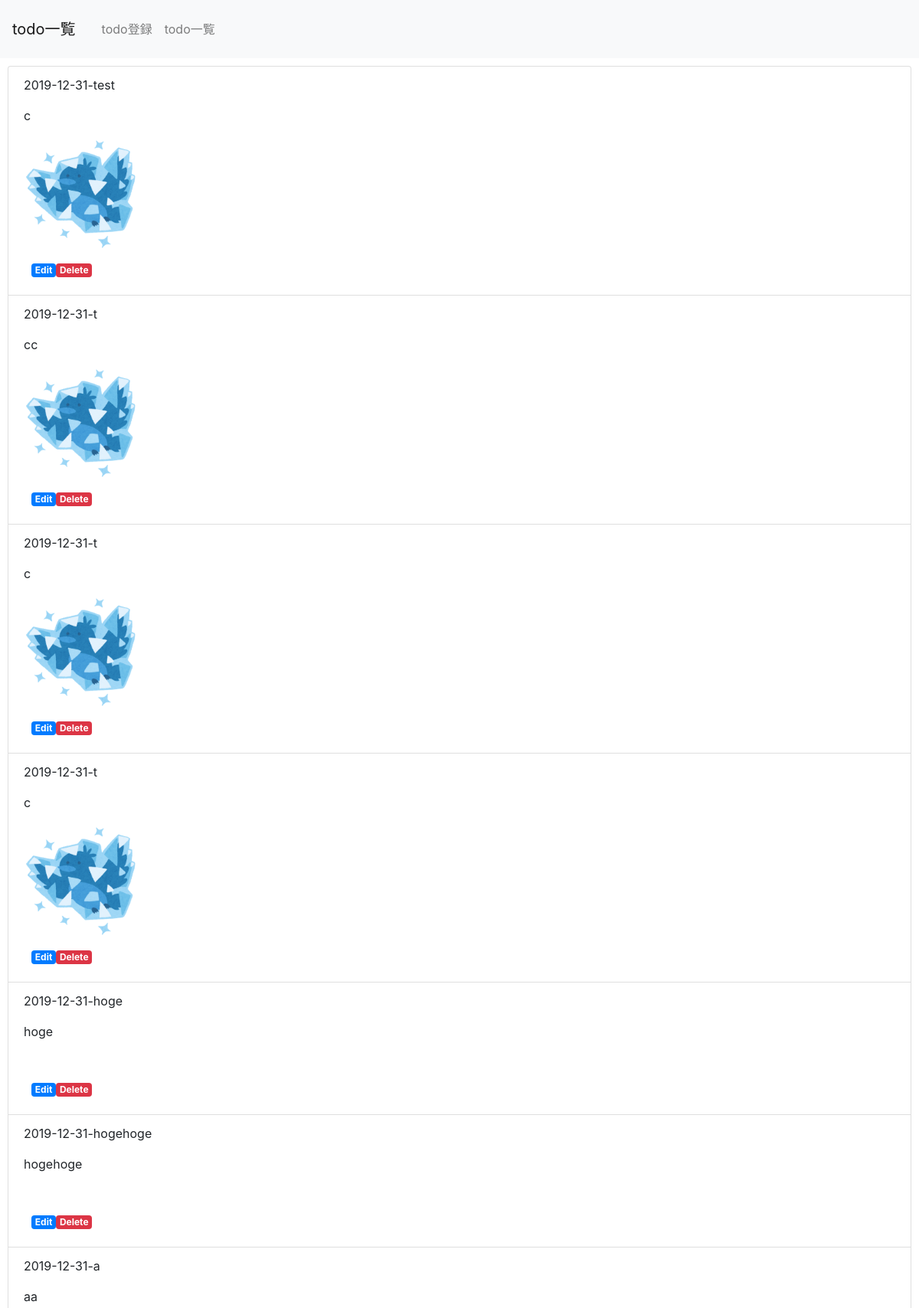
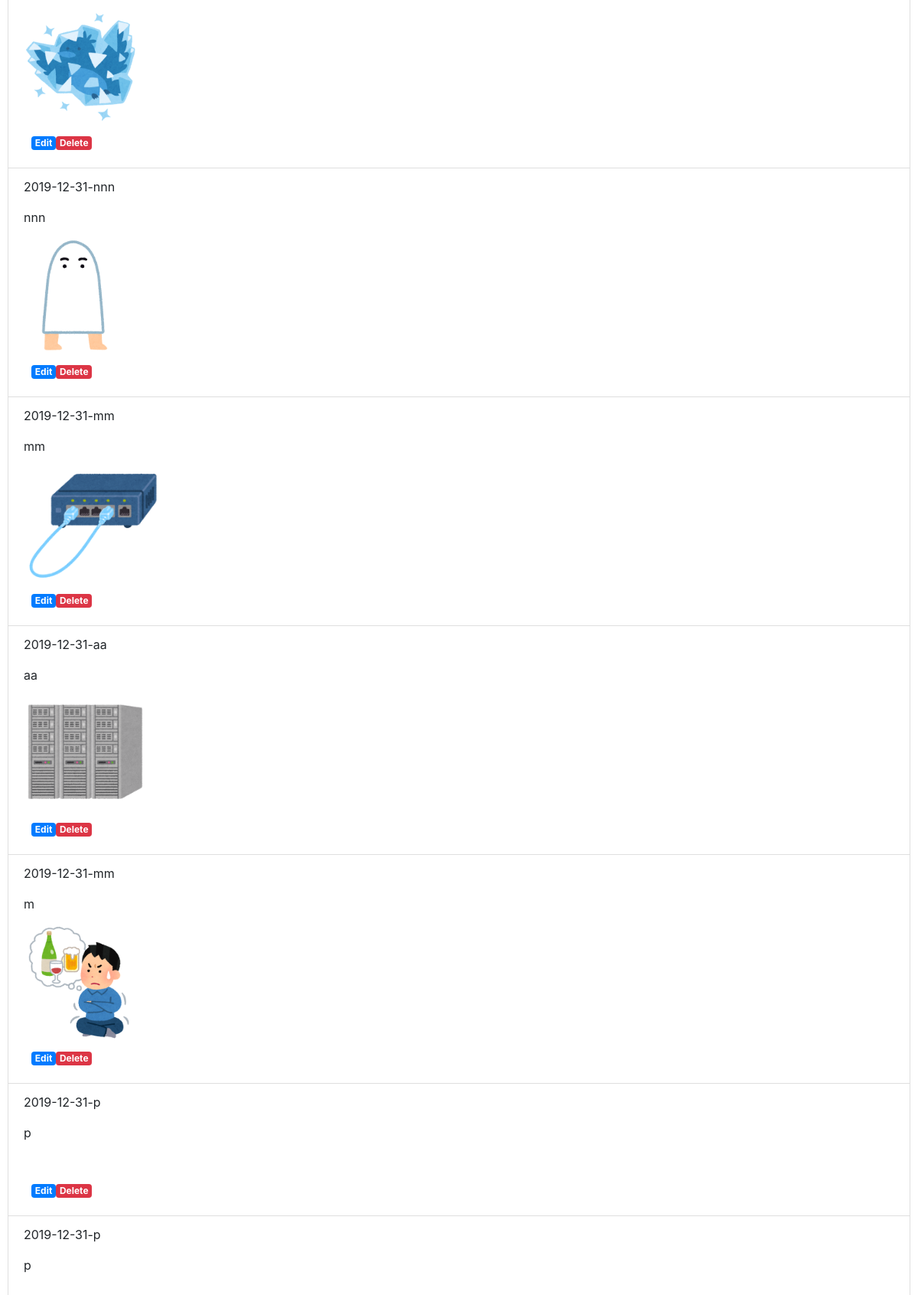
The page /select.php (upper part) on the database its author committed (2 pictures, top to bottom).
### tables this page shows
CREATE TABLE IF NOT EXISTS `php02_table` (
`id` int(12) NOT NULL,
  `task` varchar(128) NOT NULL,
  `deadline` date NOT NULL,
  `comment` text,
  `image` varchar(128) DEFAULT NULL,
  `indate` datetime NOT NULL
);

### select.php (the view, shortened to what this page needs)
<?php
$pdo = db_conn();
$sql = 'SELECT * FROM php02_table ORDER BY deadline DESC';
$stmt = $pdo->prepare($sql);
$status = $stmt->execute();
if ($status==false) {
    errorMsg($stmt);
} else {
    $view='';
    while ($result = $stmt->fetch(PDO::FETCH_ASSOC)) {
        $view .= '<li class="list-group-item">';
        $view .= '<p>'.$result['deadline'].'-'.$result['task'].'</p>';
        $view .= '<p>'.$result['comment'].'</p>';
        $view .= '<img src="'.$result['image'].'" alt="" height="150px">';
        $view .= '<div><a href="detail.php?id='.$result['id'].'" class="badge badge-primary">Edit</a>';
        $view .= '<a href="delete.php?id='.$result['id'].'" class="badge badge-danger">Delete</a></div>';
        $view .= '</li>';
    }
}
?>
<!DOCTYPE html>
<html lang="ja">
<head>
    <link rel="stylesheet" href="https://stackpath.bootstrapcdn.com/bootstrap/4.2.1/css/bootstrap.min.css">
</head>
<body>
    <header>
        <nav class="navbar navbar-expand-lg navbar-light bg-light">
            <a class="navbar-brand" href="#">todo一覧</a>
            <div class="collapse navbar-collapse" id="navbarNav">
                <ul class="navbar-nav">
                    <li class="nav-item">
                        <a class="nav-link" href="index.php">todo登録</a>
                    </li>
                    <li class="nav-item">
                        <a class="nav-link" href="select.php">todo一覧</a>
                    </li>
                </ul>
            </div>
        </nav>
    </header>
    <div>
        <ul class="list-group">
            <?=$view?>
        </ul>
    </div>
</body>
</html>

### select.php (style rules this page uses)
div { padding: 10px; font-size: 16px; }

### rows shown on the page
php02_table: deadline "2019-12-31", task "test", comment "c", image (picture)
php02_table: deadline "2019-12-31", task "t", comment "cc", image (picture)
php02_table: deadline "2019-12-31", task "t", comment "c", image (picture)
php02_table: deadline "2019-12-31", task "t", comment "c", image (picture)
php02_table: deadline "2019-12-31", task "hoge", comment "hoge"
php02_table: deadline "2019-12-31", task "hogehoge", comment "hogehoge"
php02_table: deadline "2019-12-31", task "a", comment "aa", image (picture)
php02_table: deadline "2019-12-31", task "nnn", comment "nnn", image (picture)
php02_table: deadline "2019-12-31", task "mm", comment "mm", image (picture)
php02_table: deadline "2019-12-31", task "aa", comment "aa", image (picture)
php02_table: deadline "2019-12-31", task "mm", comment "m", image (picture)
php02_table: deadline "2019-12-31", task "p", comment "p"
php02_table: deadline "2019-12-31", task "p", comment "p"
